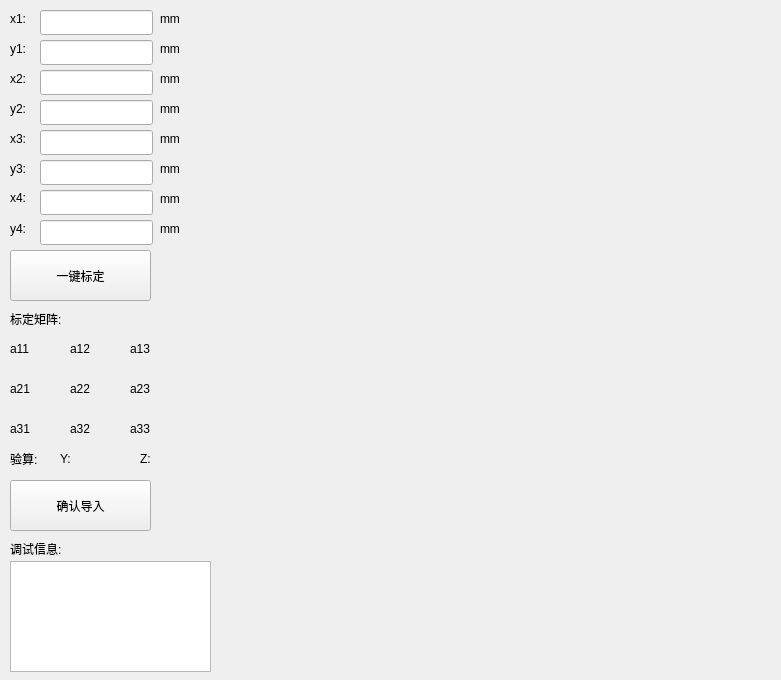
<?xml version="1.0" encoding="UTF-8"?>
<ui version="4.0">
 <class>cambuilddlg</class>
 <widget class="QDialog" name="cambuilddlg">
  <property name="geometry">
   <rect>
    <x>0</x>
    <y>0</y>
    <width>781</width>
    <height>680</height>
   </rect>
  </property>
  <property name="windowTitle">
   <string>Dialog</string>
  </property>
  <widget class="QLabel" name="label">
   <property name="geometry">
    <rect>
     <x>10</x>
     <y>10</y>
     <width>31</width>
     <height>17</height>
    </rect>
   </property>
   <property name="text">
    <string>x1:</string>
   </property>
  </widget>
  <widget class="QLabel" name="label_2">
   <property name="geometry">
    <rect>
     <x>10</x>
     <y>40</y>
     <width>31</width>
     <height>17</height>
    </rect>
   </property>
   <property name="text">
    <string>y1:</string>
   </property>
  </widget>
  <widget class="QLabel" name="label_3">
   <property name="geometry">
    <rect>
     <x>10</x>
     <y>70</y>
     <width>31</width>
     <height>17</height>
    </rect>
   </property>
   <property name="text">
    <string>x2:</string>
   </property>
  </widget>
  <widget class="QLabel" name="label_4">
   <property name="geometry">
    <rect>
     <x>10</x>
     <y>100</y>
     <width>31</width>
     <height>17</height>
    </rect>
   </property>
   <property name="text">
    <string>y2:</string>
   </property>
  </widget>
  <widget class="QLabel" name="label_5">
   <property name="geometry">
    <rect>
     <x>10</x>
     <y>130</y>
     <width>31</width>
     <height>17</height>
    </rect>
   </property>
   <property name="text">
    <string>x3:</string>
   </property>
  </widget>
  <widget class="QLabel" name="label_6">
   <property name="geometry">
    <rect>
     <x>10</x>
     <y>160</y>
     <width>31</width>
     <height>17</height>
    </rect>
   </property>
   <property name="text">
    <string>y3:</string>
   </property>
  </widget>
  <widget class="QLabel" name="label_7">
   <property name="geometry">
    <rect>
     <x>10</x>
     <y>190</y>
     <width>31</width>
     <height>16</height>
    </rect>
   </property>
   <property name="text">
    <string>x4:</string>
   </property>
  </widget>
  <widget class="QLabel" name="label_8">
   <property name="geometry">
    <rect>
     <x>10</x>
     <y>220</y>
     <width>31</width>
     <height>17</height>
    </rect>
   </property>
   <property name="text">
    <string>y4:</string>
   </property>
  </widget>
  <widget class="QLineEdit" name="x1_Edit">
   <property name="geometry">
    <rect>
     <x>40</x>
     <y>10</y>
     <width>113</width>
     <height>25</height>
    </rect>
   </property>
   <property name="focusPolicy">
    <enum>Qt::ClickFocus</enum>
   </property>
  </widget>
  <widget class="QLineEdit" name="y1_Edit">
   <property name="geometry">
    <rect>
     <x>40</x>
     <y>40</y>
     <width>113</width>
     <height>25</height>
    </rect>
   </property>
   <property name="focusPolicy">
    <enum>Qt::ClickFocus</enum>
   </property>
  </widget>
  <widget class="QLineEdit" name="x2_Edit">
   <property name="geometry">
    <rect>
     <x>40</x>
     <y>70</y>
     <width>113</width>
     <height>25</height>
    </rect>
   </property>
   <property name="focusPolicy">
    <enum>Qt::ClickFocus</enum>
   </property>
  </widget>
  <widget class="QLineEdit" name="y2_Edit">
   <property name="geometry">
    <rect>
     <x>40</x>
     <y>100</y>
     <width>113</width>
     <height>25</height>
    </rect>
   </property>
   <property name="focusPolicy">
    <enum>Qt::ClickFocus</enum>
   </property>
  </widget>
  <widget class="QLineEdit" name="x3_Edit">
   <property name="geometry">
    <rect>
     <x>40</x>
     <y>130</y>
     <width>113</width>
     <height>25</height>
    </rect>
   </property>
   <property name="focusPolicy">
    <enum>Qt::ClickFocus</enum>
   </property>
  </widget>
  <widget class="QLineEdit" name="y3_Edit">
   <property name="geometry">
    <rect>
     <x>40</x>
     <y>160</y>
     <width>113</width>
     <height>25</height>
    </rect>
   </property>
   <property name="focusPolicy">
    <enum>Qt::ClickFocus</enum>
   </property>
  </widget>
  <widget class="QLineEdit" name="x4_Edit">
   <property name="geometry">
    <rect>
     <x>40</x>
     <y>190</y>
     <width>113</width>
     <height>25</height>
    </rect>
   </property>
   <property name="focusPolicy">
    <enum>Qt::ClickFocus</enum>
   </property>
  </widget>
  <widget class="QLineEdit" name="y4_Edit">
   <property name="geometry">
    <rect>
     <x>40</x>
     <y>220</y>
     <width>113</width>
     <height>25</height>
    </rect>
   </property>
   <property name="focusPolicy">
    <enum>Qt::ClickFocus</enum>
   </property>
  </widget>
  <widget class="QTextBrowser" name="record">
   <property name="geometry">
    <rect>
     <x>10</x>
     <y>561</y>
     <width>201</width>
     <height>111</height>
    </rect>
   </property>
  </widget>
  <widget class="QPushButton" name="cambuildBtn">
   <property name="geometry">
    <rect>
     <x>10</x>
     <y>250</y>
     <width>141</width>
     <height>51</height>
    </rect>
   </property>
   <property name="focusPolicy">
    <enum>Qt::NoFocus</enum>
   </property>
   <property name="text">
    <string>一键标定</string>
   </property>
  </widget>
  <widget class="QLabel" name="label_9">
   <property name="geometry">
    <rect>
     <x>10</x>
     <y>540</y>
     <width>67</width>
     <height>17</height>
    </rect>
   </property>
   <property name="text">
    <string>调试信息:</string>
   </property>
  </widget>
  <widget class="QLabel" name="label_10">
   <property name="geometry">
    <rect>
     <x>10</x>
     <y>310</y>
     <width>67</width>
     <height>17</height>
    </rect>
   </property>
   <property name="text">
    <string>标定矩阵:</string>
   </property>
  </widget>
  <widget class="QLabel" name="a11_label">
   <property name="geometry">
    <rect>
     <x>10</x>
     <y>340</y>
     <width>61</width>
     <height>17</height>
    </rect>
   </property>
   <property name="text">
    <string>a11</string>
   </property>
  </widget>
  <widget class="QLabel" name="a12_label">
   <property name="geometry">
    <rect>
     <x>70</x>
     <y>340</y>
     <width>61</width>
     <height>17</height>
    </rect>
   </property>
   <property name="text">
    <string>a12</string>
   </property>
  </widget>
  <widget class="QLabel" name="a13_label">
   <property name="geometry">
    <rect>
     <x>130</x>
     <y>340</y>
     <width>61</width>
     <height>17</height>
    </rect>
   </property>
   <property name="text">
    <string>a13</string>
   </property>
  </widget>
  <widget class="QLabel" name="a23_label">
   <property name="geometry">
    <rect>
     <x>130</x>
     <y>380</y>
     <width>61</width>
     <height>17</height>
    </rect>
   </property>
   <property name="text">
    <string>a23</string>
   </property>
  </widget>
  <widget class="QLabel" name="a21_label">
   <property name="geometry">
    <rect>
     <x>10</x>
     <y>380</y>
     <width>61</width>
     <height>17</height>
    </rect>
   </property>
   <property name="text">
    <string>a21</string>
   </property>
  </widget>
  <widget class="QLabel" name="a22_label">
   <property name="geometry">
    <rect>
     <x>70</x>
     <y>380</y>
     <width>61</width>
     <height>17</height>
    </rect>
   </property>
   <property name="text">
    <string>a22</string>
   </property>
  </widget>
  <widget class="QLabel" name="a33_label">
   <property name="geometry">
    <rect>
     <x>130</x>
     <y>420</y>
     <width>61</width>
     <height>17</height>
    </rect>
   </property>
   <property name="text">
    <string>a33</string>
   </property>
  </widget>
  <widget class="QLabel" name="a31_label">
   <property name="geometry">
    <rect>
     <x>10</x>
     <y>420</y>
     <width>61</width>
     <height>17</height>
    </rect>
   </property>
   <property name="text">
    <string>a31</string>
   </property>
  </widget>
  <widget class="QLabel" name="a32_label">
   <property name="geometry">
    <rect>
     <x>70</x>
     <y>420</y>
     <width>61</width>
     <height>17</height>
    </rect>
   </property>
   <property name="text">
    <string>a32</string>
   </property>
  </widget>
  <widget class="QLabel" name="label_11">
   <property name="geometry">
    <rect>
     <x>10</x>
     <y>450</y>
     <width>41</width>
     <height>17</height>
    </rect>
   </property>
   <property name="text">
    <string>验算:</string>
   </property>
  </widget>
  <widget class="QLabel" name="label_12">
   <property name="geometry">
    <rect>
     <x>60</x>
     <y>450</y>
     <width>16</width>
     <height>17</height>
    </rect>
   </property>
   <property name="text">
    <string>Y:</string>
   </property>
  </widget>
  <widget class="QLabel" name="label_13">
   <property name="geometry">
    <rect>
     <x>140</x>
     <y>450</y>
     <width>16</width>
     <height>17</height>
    </rect>
   </property>
   <property name="text">
    <string>Z:</string>
   </property>
  </widget>
  <widget class="QLabel" name="posY_label">
   <property name="geometry">
    <rect>
     <x>80</x>
     <y>450</y>
     <width>51</width>
     <height>17</height>
    </rect>
   </property>
   <property name="text">
    <string/>
   </property>
  </widget>
  <widget class="QLabel" name="posZ_label">
   <property name="geometry">
    <rect>
     <x>160</x>
     <y>450</y>
     <width>51</width>
     <height>17</height>
    </rect>
   </property>
   <property name="text">
    <string/>
   </property>
  </widget>
  <widget class="QPushButton" name="confimbuildBtn">
   <property name="geometry">
    <rect>
     <x>10</x>
     <y>480</y>
     <width>141</width>
     <height>51</height>
    </rect>
   </property>
   <property name="focusPolicy">
    <enum>Qt::NoFocus</enum>
   </property>
   <property name="text">
    <string>确认导入</string>
   </property>
  </widget>
  <widget class="PictureBox" name="widget" native="true">
   <property name="geometry">
    <rect>
     <x>220</x>
     <y>10</y>
     <width>551</width>
     <height>661</height>
    </rect>
   </property>
  </widget>
  <widget class="QLabel" name="label_14">
   <property name="geometry">
    <rect>
     <x>160</x>
     <y>10</y>
     <width>31</width>
     <height>17</height>
    </rect>
   </property>
   <property name="text">
    <string>mm</string>
   </property>
  </widget>
  <widget class="QLabel" name="label_15">
   <property name="geometry">
    <rect>
     <x>160</x>
     <y>40</y>
     <width>31</width>
     <height>17</height>
    </rect>
   </property>
   <property name="text">
    <string>mm</string>
   </property>
  </widget>
  <widget class="QLabel" name="label_16">
   <property name="geometry">
    <rect>
     <x>160</x>
     <y>70</y>
     <width>31</width>
     <height>17</height>
    </rect>
   </property>
   <property name="text">
    <string>mm</string>
   </property>
  </widget>
  <widget class="QLabel" name="label_17">
   <property name="geometry">
    <rect>
     <x>160</x>
     <y>100</y>
     <width>31</width>
     <height>17</height>
    </rect>
   </property>
   <property name="text">
    <string>mm</string>
   </property>
  </widget>
  <widget class="QLabel" name="label_18">
   <property name="geometry">
    <rect>
     <x>160</x>
     <y>130</y>
     <width>31</width>
     <height>17</height>
    </rect>
   </property>
   <property name="text">
    <string>mm</string>
   </property>
  </widget>
  <widget class="QLabel" name="label_19">
   <property name="geometry">
    <rect>
     <x>160</x>
     <y>160</y>
     <width>31</width>
     <height>17</height>
    </rect>
   </property>
   <property name="text">
    <string>mm</string>
   </property>
  </widget>
  <widget class="QLabel" name="label_20">
   <property name="geometry">
    <rect>
     <x>160</x>
     <y>190</y>
     <width>31</width>
     <height>17</height>
    </rect>
   </property>
   <property name="text">
    <string>mm</string>
   </property>
  </widget>
  <widget class="QLabel" name="label_21">
   <property name="geometry">
    <rect>
     <x>160</x>
     <y>220</y>
     <width>31</width>
     <height>17</height>
    </rect>
   </property>
   <property name="text">
    <string>mm</string>
   </property>
  </widget>
 </widget>
 <customwidgets>
  <customwidget>
   <class>PictureBox</class>
   <extends>QWidget</extends>
   <header location="global">PictureBox.h</header>
   <container>1</container>
  </customwidget>
 </customwidgets>
 <resources/>
 <connections/>
</ui>
